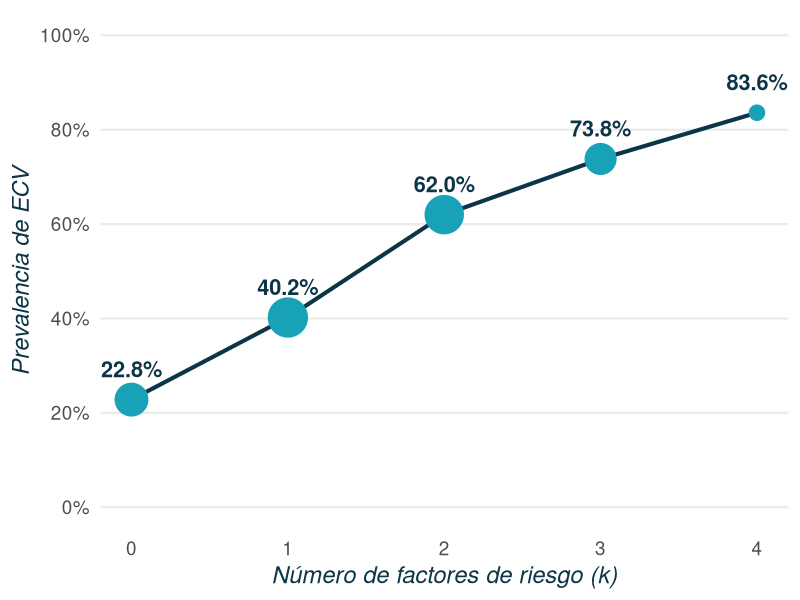

Source code (R):
## ---- chunk 1
#| echo: false
#| fig-width: 6.5
#| fig-height: 4.5
library(ggplot2)

gradiente <- data.frame(
  k = 0:4,
  prevalencia = c(0.228, 0.402, 0.620, 0.738, 0.836),
  n = c(12841, 21559, 20274, 10907, 2893)
)

ggplot(gradiente, aes(x = k, y = prevalencia)) +
  geom_line(linewidth = 1.4, color = "#0C3547") +
  geom_point(aes(size = n), color = "#17A2B8", fill = "#17A2B8",
             shape = 21, stroke = 1.2) +
  geom_text(
    aes(label = scales::percent(prevalencia, accuracy = 0.1)),
    vjust = -1.4, size = 5.5, fontface = "bold", color = "#0C3547"
  ) +
  scale_y_continuous(
    labels = scales::percent_format(),
    limits = c(0, 1),
    breaks = seq(0, 1, 0.2)
  ) +
  scale_x_continuous(breaks = 0:4) +
  scale_size_continuous(range = c(4, 12)) +
  guides(size = "none") +
  labs(
    x = "Número de factores de riesgo (k)",
    y = "Prevalencia de ECV"
  ) +
  theme_minimal(base_size = 17) +
  theme(
    axis.title = element_text(face = "italic", color = "#0C3547"),
    panel.grid.minor = element_blank(),
    panel.grid.major.x = element_blank()
  )
